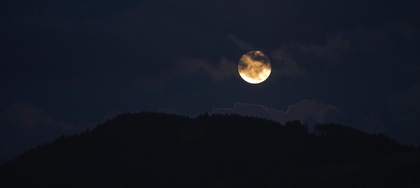
%> input picture 3task/PyramidCompositing/cena3/l.jpg, 420 x 188 px, shrunk from 1500 x 673 before the run
$ octave Pyramid_compositing.m   (GNU Octave 9; MATLAB toolbox functions it lacks are replaced by stand-ins)
%> lines starting %> are read from the running program, lines starting %| are printed output that depends on the picture

clc;
clear all;
close all;

%--------------------------------------------------------------------------
%load images

im_left  = im2double(imread('./cena3/l.jpg'));
im_right = im2double(imread('./cena3/r.jpg'));
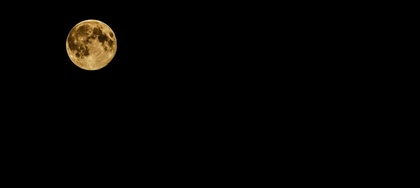
%> input picture 3task/PyramidCompositing/cena3/r.jpg, 420 x 188 px, shrunk from 1500 x 673 before the run
mask0    = im2double(imread('./cena3/m.jpg'));
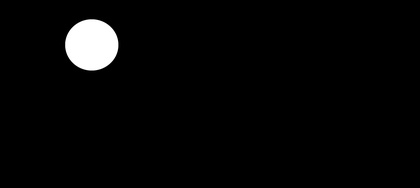
%> input picture 3task/PyramidCompositing/cena3/m.jpg, 420 x 188 px, shrunk from 1500 x 673 before the run
%> mask0: size 188x420x3 double; min 0, max 1, mean 0.0272

if size(im_left) ~= size(im_right)
    disp('error images sizes are different');
    return;
end
mask = mask0(:,:,1); %force monocrome

if size(im_left,1) ~= size(mask,1) ||  size(im_left,2) ~= size(mask,2)
    disp('error mask and images sizes are different');
    return;
end

[R, C, CH] = size(im_left);
%> R = 188; C = 420; CH = 3

%--------------------------------------------------------------------------
%simple merge

% tudo ou nada de cada lado
for k = 1:CH
    im_seam(:,:,k) = mask(:,:) .* im_right(:,:,k) + (1-mask(:,:)) .* im_left(:,:,k);
end
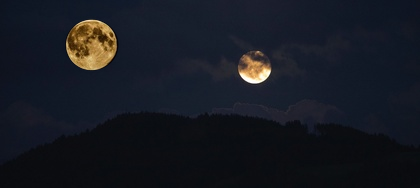
%> im_seam: size 188x420x3 double; mean R, G, B 0.0889, 0.101, 0.133

%--------------------------------------------------------------------------
%sequence merge

Gaussian_filter = fspecial('gaussian', 40, 3);
Levels = 20;

%..........................................................................
%declare images

im_left_gaussian  = zeros(R,C, CH, Levels);
im_left_laplacian = zeros(R,C, CH, Levels);

im_right_gaussian = zeros(R,C, CH, Levels);
im_left_laplacian = zeros(R,C, CH, Levels);

mask_gaussian     = zeros(R,C, Levels);
im_temp           = zeros(R,C, CH, Levels);
im_out            = zeros(R,C, CH);

%..........................................................................
%Build gaussian and Laplacian sequences

%copy images to first gaussian sequence positions
im_left_gaussian (:,:,:,1) = im_left (:,:,:);
im_right_gaussian(:,:,:,1) = im_right(:,:,:);
mask_gaussian    (:,:,1)   = mask    (:,:);

%mask gaussian sequence
for Level = 2:Levels
    mask_gaussian    (:,:,Level) = imfilter(mask_gaussian (:,:,Level-1), Gaussian_filter, 'replicate');
end

for k = 1:CH

    %images gaussian sequences
    for Level = 2:Levels
        im_left_gaussian (:,:,k,Level) = imfilter(im_left_gaussian  (:,:,k,Level-1), Gaussian_filter, 'replicate');
        im_right_gaussian(:,:,k,Level) = imfilter(im_right_gaussian (:,:,k,Level-1), Gaussian_filter, 'replicate');
    end

    %images laplacian sequences
    for Level = 1:Levels-1
        im_left_laplacian (:,:,k,Level) =  im_left_gaussian(:,:,k,Level)  - im_left_gaussian (:,:,k,Level+1);
        im_right_laplacian(:,:,k,Level) =  im_right_gaussian(:,:,k,Level) - im_right_gaussian(:,:,k,Level+1);
    end

    %add last gaussian to laplacian sequence
    im_left_laplacian (:,:,k,Levels) =  im_left_gaussian (:,:,k,Levels);
    im_right_laplacian(:,:,k,Levels) =  im_right_gaussian(:,:,k,Levels);
end

%..........................................................................
%blend

for k = 1:CH
    for Level = 1:Levels
        im_out(:,:,k) = im_out(:,:,k) + ...
                 mask_gaussian(:,:,Level)  .* im_right_laplacian(:,:,k,Level) + ...
            (1 - mask_gaussian(:,:,Level)) .* im_left_laplacian (:,:,k,Level);
    end;
end;
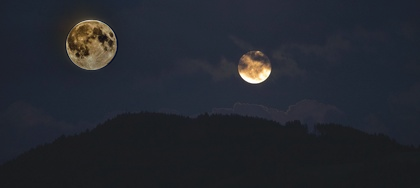
%> im_out: size 188x420x3 double; mean R, G, B 0.0852, 0.0984, 0.131; drawn with min black and max white

%--------------------------------------------------------------------------

figure;
subplot(2,2,1); imshow(im_left);
subplot(2,2,2); imshow(im_right);
subplot(2,2,3); imshow(im_seam);
subplot(2,2,4); imshow(im_out);

figure;
imshow(im_out);
